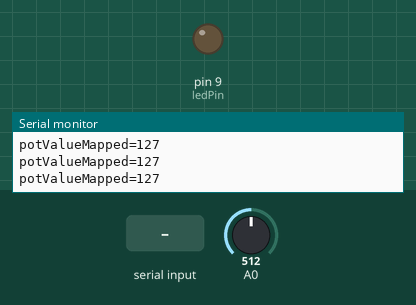
Bench run of a sketch on a simulated Arduino Uno, built with avr-gcc and run on an emulated ATmega328P. Parts: output pins drawn as LEDs (lit = HIGH), the last lines printed to the serial monitor. Inputs (shaded band) come from the test bench; at power-on: A0 = 512.

Above: at 1.2 s.
1.3 s: "1" received over the second serial link
At 2.7 s:
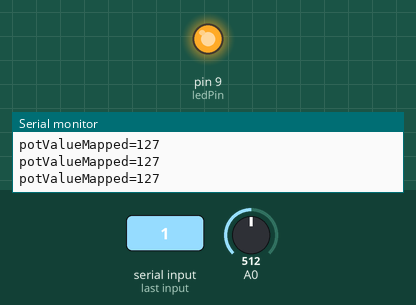
3.0 s: "0" received over the second serial link
At 4.2 s:
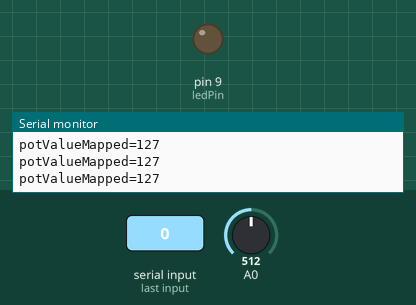
Timing chart, 0 to 6.0 s (numbered marks = the images above; inputs shaded):
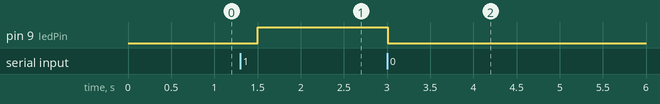

The sketch:

master_code_test.ino
```cpp
/*
 * How to configure and pair two HC-05 Bluetooth Modules
 * by Dejan Nedelkovski, www.HowToMechatronics.com
 *
 *                 == MASTER CODE ==
 */

#include <SoftwareSerial.h>
#define ledPin 9
const int bluetoothTx = 12; // HC-05 TX pin connected to Arduino digital pin 2
const int bluetoothRx = 11; // HC-05 RX pin connected to Arduino digital pin 3

SoftwareSerial bluetooth(bluetoothTx, bluetoothRx);


int state = 0;
int potValue = 0;

void setup() {
  pinMode(ledPin, OUTPUT);
  digitalWrite(ledPin, LOW);
  Serial.begin(38400); // Start serial communication with the Serial Monitor
  bluetooth.begin(38400); // Default communication rate of the Bluetooth module
}

void loop() {


  /*int x = bluetooth.available();
  Serial.print("x=");
  Serial.println(x);

   char receivedChar = bluetooth.read();
    Serial.print("receivedChar=");
    Serial.println(receivedChar);*/


 if(bluetooth.available() > 0){ // Checks whether data is comming from the serial port
    state = bluetooth.read(); // Reads the data from the serial port
    Serial.print("state=");
    Serial.println(state);
 }
 // Controlling the LED
 if (state == '1') {
  digitalWrite(ledPin, HIGH); // LED ON
  state = 0;
  Serial.println("high");
 }
 else if (state == '0') {
  digitalWrite(ledPin, LOW); // LED ON
  state = 0;
  Serial.println("low");
 }
 // Reading the potentiometer
 potValue = analogRead(A0);
 int potValueMapped = map(potValue, 0, 1023, 0, 255);
 Serial.print("potValueMapped=");
 Serial.println(potValueMapped);

 bluetooth.write(potValueMapped); // Sends potValue to servo motor
 delay(250);
}
```

Measured:
- after the input at 1.3 s, pin 9 (ledPin): LOW → HIGH after 0.21 s
- after the input at 3.0 s, pin 9 (ledPin): HIGH → LOW at once
